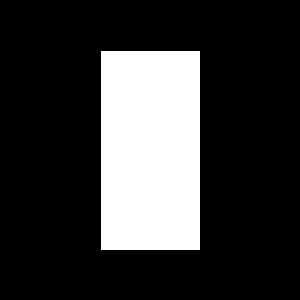
Frame 1 (no input)
Frame 60 (the mouse pressed at the canvas centre just before this capture): identical to frame 1, image omitted
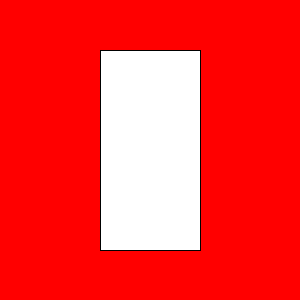
Frame 120 (the mouse held since frame 60 and released just before this capture)

The Processing sketch that drew these frames (run headless with seeded random() and noise(); from frame 60 on, the mouse is pressed at the canvas centre):

// Processing sketch: ex11_11
// ── ex11_11.pde
// 마우스의 위치가 사각형 내부인지 외부인지에 따라 배경색 변경

int x = 100, y = 50, w = 100, h = 200;

void setup() {
  size(300, 300);
}

void draw() {
  if (check()) {
    background(255, 0, 0);
  } else {
    background(0);
  }
  rect(x, y, w, h);
}

boolean check() {
  if (mouseX > x && mouseX < x+w && mouseY > y && mouseY < y+h) {
    return true;
  } else {
    return false;
  }
}
